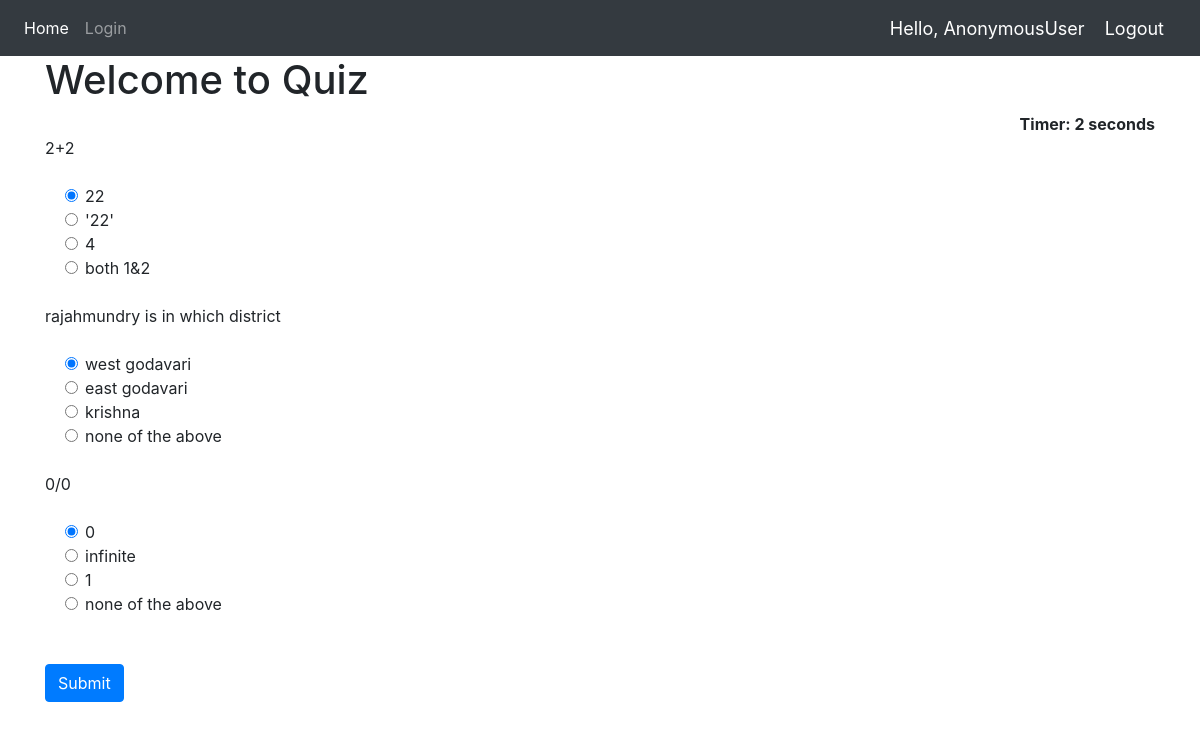
The page / on the database its author committed.
### Quiz/models.py (models this page shows, shortened)
class QuesModel(models.Model):
    question = models.CharField(max_length=200,null=True)
    op1 = models.CharField(max_length=200,null=True)
    op2 = models.CharField(max_length=200,null=True)
    op3 = models.CharField(max_length=200,null=True)
    op4 = models.CharField(max_length=200,null=True)
    ans = models.CharField(max_length=200,null=True)

### Quiz/views.py (the view, shortened to what this page needs)
# urls.py: 2. Add a URL to urlpatterns:  path('', views.home, name='home')
def home(request):
    questions=QuesModel.objects.all()
    context = {
            'questions':questions
        }
    return render(request,'home.html',context)

### Quiz/templates/home.html (shortened to what this page needs)
{% extends 'dependencies.html' %}
{% block content %}
{% load static %}
<div class="container ">
<h1>Welcome to Quiz</h1>
<div align="right " id="displaytimer"><b>Timer: 0 seconds</b></div>
 <form method='post' action=''>
    {% for q  in questions%}
    <div class="form-group">
      <label for="question">{{q.question}}</label>
    </div>
    <div class="form-check">
        <div class="form-check">
            <input class="form-check-input" type="radio" name="{{q.question}}" id="gridRadios1" value="option1" checked>
            <label class="form-check-label" for="gridRadios1">
                {{q.op1}}
            </label>
        </div>
        <div class="form-check">
            <input class="form-check-input" type="radio" name="{{q.question}}" id="gridRadios2" value="option2">
            <label class="form-check-label" for="gridRadios2">
                {{q.op2}}
            </label>
        </div>
        <div class="form-check">
            <input class="form-check-input" type="radio" name="{{q.question}}" id="gridRadios1" value="option3">
            <label class="form-check-label" for="gridRadios1">
                {{q.op3}}
            </label>
        </div>
        <div class="form-check">
            <input class="form-check-input" type="radio" name="{{q.question}}" id="gridRadios2" value="option4">
            <label class="form-check-label" for="gridRadios2">
                {{q.op4}}
            </label>
        </div>
        <br>
    </div>
    {% endfor %}
    <br>
    <button type="submit" class="btn btn-primary">Submit</button>
  </form>
</div>
{% endblock %}

### Quiz/templates/dependencies.html (shortened to what this page needs)
{% load static %}
<html>
    <head>
        <link rel="stylesheet" href="https://stackpath.bootstrapcdn.com/bootstrap/4.5.0/css/bootstrap.min.css">
    </head>
    <body>
        {% include 'navbar.html' %}
        {% block content %}
        {% endblock %}
        <br>
    </body>
</html>

### Quiz/templates/navbar.html (shortened to what this page needs)
{% load static %}
<nav class="navbar navbar-expand-lg navbar-dark bg-dark">
  <div class="collapse navbar-collapse" id="navbarNav">
    <ul class="navbar-nav">
      <li class="nav-item active">
        <a class="nav-link" href="{% url 'home' %}">Home</a>
      </li>
      <li class="nav-item">
        <a class="nav-link" href="{% url 'login' %}">Login</a>
      </li>
    </ul>
  </div>
  <span class="greet">Hello, {{request.user}}</span>
  <span ><a  class="greet" href="{% url 'logout' %}">Logout</a></span>
</nav>

### Quiz/templates/navbar.html (style rules this page uses)
.greet { font-size: 18px; color: #fff; margin-right: 20px; }

### rows shown on the page
QuesModel: question "2+2", op1 "22", op2 "'22'", op3 "4", op4 "both 1&2"
QuesModel: question "rajahmundry is in which district", op1 "west godavari", op2 "east godavari", op3 "krishna", op4 "none of the above"
QuesModel: question "0/0", op1 "0", op2 "infinite", op3 "1", op4 "none of the above"

### other values the page prints
{{ request.user }} "AnonymousUser"
